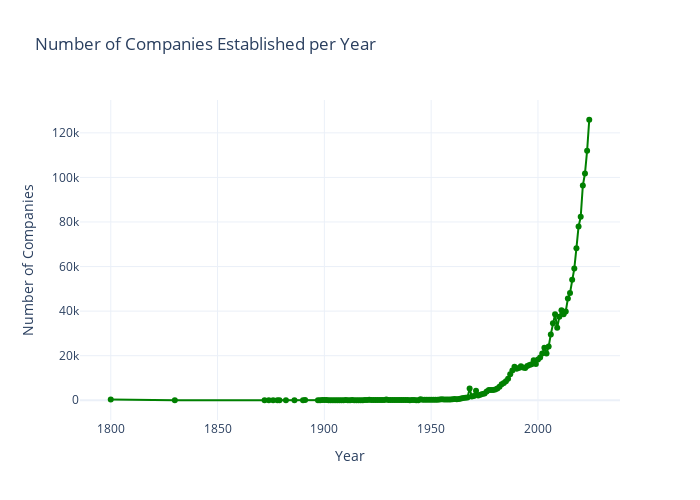

Here is the notebook cell this chart was saved with:
### Code cell
import plotly.express as px

fig = px.line(trend_df, x='Year', y='CompanyCount', markers=True, color_discrete_sequence=['green'], 
              title='Number of Companies Established per Year')
fig.update_layout(
    xaxis_title='Year',
    yaxis_title='Number of Companies',
    template='plotly_white',
    width = 700,
    height = 500  

)
fig.show()

### Figure 1 — Plotly figure (JSON) as saved in the notebook; plotly's stock layout.template omitted (floating-point values rounded to 4 significant figures; data arrays with more than 128 entries replaced by an {"elided": "..."} marker saying what was removed)
{"data": [{"hovertemplate": "Year=%{x}<br>CompanyCount=%{y}<extra></extra>", "legendgroup": "", "line": {"color": "green", "dash": "solid"}, "marker": {"symbol": "circle"}, "mode": "lines+markers", "name": "", "orientation": "v", "showlegend": false, "type": "scatter", "x": {"elided": "139 int values"}, "xaxis": "x", "y": {"elided": "139 int values"}, "yaxis": "y"}], "layout": {"height": 500, "legend": {"tracegroupgap": 0}, "title": {"text": "Number of Companies Established per Year"}, "width": 700, "xaxis": {"anchor": "y", "domain": [0, 1], "title": {"text": "Year"}}, "yaxis": {"anchor": "x", "domain": [0, 1], "title": {"text": "Number of Companies"}}}}
